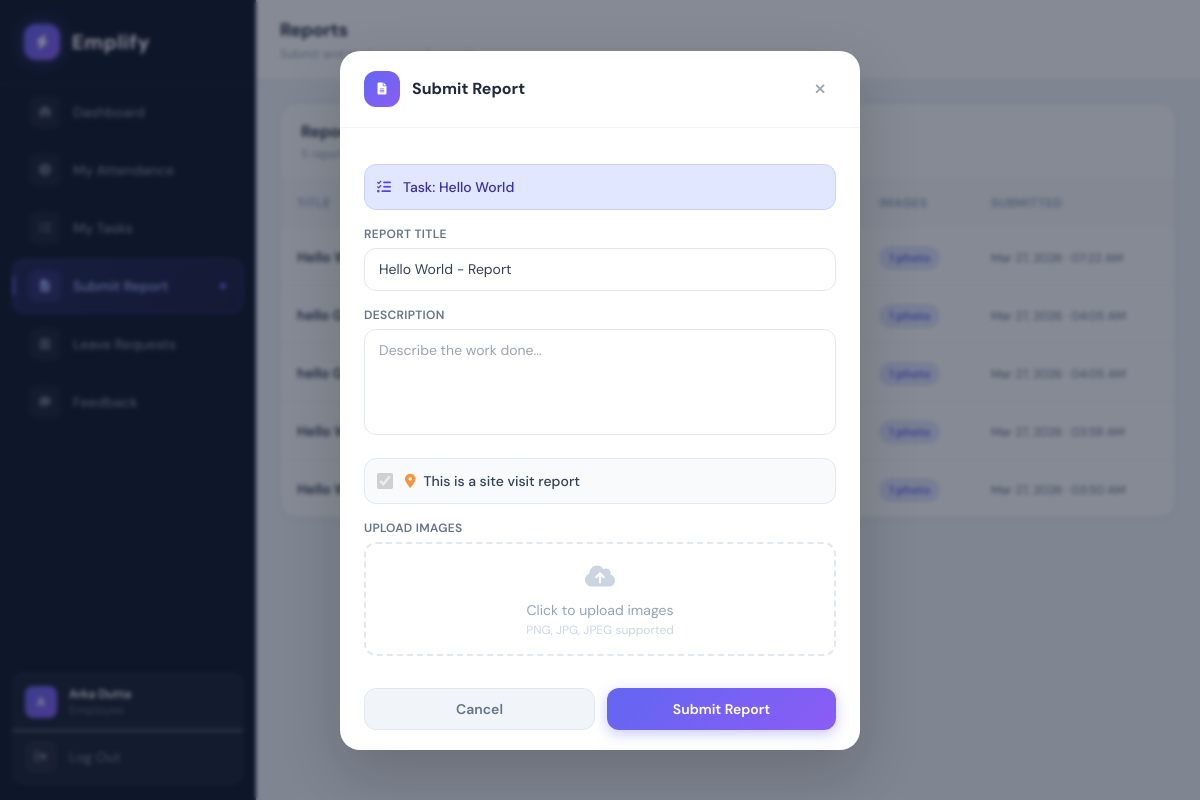
Page /employee/submit_report.php?task_id=27 (signed in) on the committed database.
### tables this page shows
CREATE TABLE `reports` (
  `report_id` int(11) NOT NULL,
  `emp_id` int(11) NOT NULL,
  `title` varchar(255) NOT NULL,
  `description` text NOT NULL,
  `is_site_visit` tinyint(1) DEFAULT 0,
  `created_at` timestamp NOT NULL DEFAULT current_timestamp(),
  `task_id` int(11) DEFAULT NULL
);

CREATE TABLE `task_assigned` (
  `task_id` int(11) NOT NULL,
  `emp_id` int(11) NOT NULL,
  `title` varchar(70) NOT NULL,
  `description` text DEFAULT NULL,
  `assign_date` date NOT NULL,
  `due_date` date DEFAULT NULL,
  `status` enum('Assigned','In Progress','Completed','Pending Review') DEFAULT 'Assigned',
  `report` text DEFAULT NULL,
  `file_upload` varchar(255) DEFAULT NULL,
  `report_submitted_on` datetime DEFAULT NULL,
  `is_site_visit` tinyint(1) DEFAULT 0,
  `location` varchar(255) DEFAULT NULL,
  `feedback` varchar(50) NOT NULL
);

### employee/submit_report.php (the view, shortened to what this page needs)
<?php
require_once("../config/db.php");
$emp_id     = $_SESSION['emp_id'];
$task = null;
if (isset($_GET['task_id'])) {
    $task_id = $conn->real_escape_string($_GET['task_id']);
    $stmt    = $conn->prepare("SELECT * FROM task_assigned WHERE task_id = ? AND emp_id = ?");
    $stmt->bind_param('ii', $task_id, $emp_id);
    $stmt->execute();
    $task = $stmt->get_result()->fetch_assoc();
}
$stmt = $conn->prepare("SELECT r.*, COUNT(ri.image_id) as image_count FROM reports r LEFT JOIN report_images ri ON r.report_id = ri.report_id WHERE r.emp_id = ? GROUP BY r.report_id ORDER BY r.created_at DESC");
$stmt->bind_param('i', $emp_id);
$stmt->execute();
$reports = $stmt->get_result()->fetch_all(MYSQLI_ASSOC);
$total = count($reports);
?>
<!DOCTYPE html>
<html lang="en">
<head>
    <script src="https://cdn.tailwindcss.com"></script>
    <link rel="stylesheet" href="https://cdnjs.cloudflare.com/ajax/libs/font-awesome/6.0.0/css/all.min.css">
</head>
<body>
<?php include 'employee_sidebar.php'; ?>
<div class="main-area">
    <div class="flex items-center justify-between px-6 py-4 bg-white" style="border-bottom:1px solid #f1f5f9; min-height:64px;">
        <div>
            <h1 class="text-lg font-bold text-slate-800" style="letter-spacing:-0.2px;">Reports</h1>
            <p class="text-xs text-slate-400 mt-0.5">Submit and track your work reports</p>
        </div>
    </div>
    <div class="flex-1 overflow-y-auto p-6 space-y-5">
        <div class="bg-white rounded-2xl overflow-hidden" style="border:1px solid #e2e8f0;box-shadow:0 2px 12px rgba(0,0,0,.04);">
            <div class="flex items-center justify-between px-5 py-4" style="border-bottom:1px solid #f1f5f9;">
                <div>
                    <h2 class="text-base font-semibold text-slate-800">Report History</h2>
                    <p class="text-xs text-slate-400 mt-0.5"><?php echo $total; ?> report<?php echo $total !== 1 ? 's' : ''; ?> submitted</p>
                </div>
            </div>
            <?php if (empty($reports)): ?>
            <div class="flex flex-col items-center justify-center py-20">
                <div class="w-14 h-14 rounded-2xl flex items-center justify-center mb-3" style="background:#f1f5f9;">
                    <i class="fas fa-file-alt text-slate-300 text-xl"></i>
                </div>
                <p class="text-slate-400 font-medium">No reports yet</p>
                <p class="text-slate-300 text-sm mt-1">Click "Submit Report" to add your first one</p>
            </div>
            <?php else: ?>
            <div class="overflow-x-auto">
                <table class="min-w-full">
                    <thead>
                        <tr style="background:#f8fafc;border-bottom:1px solid #f1f5f9;">
                            <th class="p-4 text-left text-xs font-semibold uppercase tracking-wider text-slate-400">Title</th>
                            <th class="p-4 text-left text-xs font-semibold uppercase tracking-wider text-slate-400">Description</th>
                            <th class="p-4 text-left text-xs font-semibold uppercase tracking-wider text-slate-400">Type</th>
                            <th class="p-4 text-left text-xs font-semibold uppercase tracking-wider text-slate-400">Images</th>
                            <th class="p-4 text-left text-xs font-semibold uppercase tracking-wider text-slate-400">Submitted</th>
                        </tr>
                    </thead>
                    <tbody>
                        <?php foreach ($reports as $row): ?>
                        <tr class="table-row">
                            <td class="p-4">
                                <span class="text-sm font-semibold text-slate-700"><?php echo htmlspecialchars($row['title']); ?></span>
                            </td>
                            <td class="p-4" style="max-width:200px;">
                                <p class="text-sm text-slate-500 truncate"><?php echo htmlspecialchars($row['description']); ?></p>
                            </td>
                            <td class="p-4">
                                <?php if ($row['is_site_visit']): ?>
                                <span class="inline-flex items-center gap-1 text-xs font-semibold px-2.5 py-1 rounded-full" style="background:#ffedd5;color:#c2410c;">
                                    <i class="fas fa-map-marker-alt text-xs"></i> Site Visit
                                </span>
                                <?php else: ?>
                                <span class="inline-flex items-center gap-1 text-xs font-semibold px-2.5 py-1 rounded-full" style="background:#f1f5f9;color:#64748b;">
                                </span>
                                <?php endif; ?>
                            </td>
                            <td class="p-4">
                                <span class="text-xs font-semibold px-2.5 py-1 rounded-full" style="background:#e0e7ff;color:#6366f1;">
                                    <?php echo $row['image_count']; ?> photo<?php echo $row['image_count'] != 1 ? 's' : ''; ?>
                                </span>
                            </td>
                            <td class="p-4">
                                <span class="text-xs text-slate-500"><?php echo date('M d, Y · h:i A', strtotime($row['created_at'])); ?></span>
                            </td>
                        </tr>
                        <?php endforeach; ?>
                    </tbody>
                </table>
            </div>
            <?php endif; ?>
        </div>
    </div>
</div>
<div id="reportModal" class="modal-overlay" onclick="handleOverlay(event,'reportModal')">
    <div class="modal-box">
        <div class="flex items-center justify-between px-6 py-5" style="border-bottom:1px solid #f1f5f9;">
            <div class="flex items-center gap-3">
                <div class="w-9 h-9 rounded-xl flex items-center justify-center" style="background:linear-gradient(135deg,#6366f1,#8b5cf6);">
                    <i class="fas fa-file-alt text-white text-xs"></i>
                </div>
                <h2 class="font-bold text-slate-800">Submit Report</h2>
            </div>
            <button onclick="closeModal('reportModal')" class="w-8 h-8 rounded-lg flex items-center justify-center text-slate-400 hover:bg-slate-100 transition-colors">
                <i class="fas fa-times text-sm"></i>
            </button>
        </div>
        <form method="POST" action="submit_report.php" enctype="multipart/form-data" class="px-6 py-5 space-y-4" id="reportForm">
            <?php if ($task): ?>
            <div class="flex items-center gap-3 p-3 rounded-xl" style="background:#e0e7ff;border:1px solid #c7d2fe;">
                <i class="fas fa-tasks text-indigo-600 text-sm"></i>
                <p class="text-sm font-medium text-indigo-800">Task: <?php echo htmlspecialchars($task['title']); ?></p>
            </div>
            <?php endif; ?>
            <div>
                <label class="block text-xs font-semibold text-slate-500 uppercase tracking-wide mb-1.5">Report Title</label>
                <input type="text" name="title" class="form-input" required
                       value="<?php echo $task ? htmlspecialchars($task['title']) . ' - Report' : ''; ?>"
                       placeholder="Enter report title...">
            </div>
            <div>
                <label class="block text-xs font-semibold text-slate-500 uppercase tracking-wide mb-1.5">Description</label>
                <textarea name="description" rows="4" class="form-input" style="resize:none;" required placeholder="Describe the work done..."></textarea>
            </div>
            <div class="flex items-center gap-3 p-3 rounded-xl" style="background:#f8fafc;border:1px solid #e2e8f0;">
                <input type="checkbox" name="is_site_visit" id="is_site_visit"
                       class="w-4 h-4 cursor-pointer" style="accent-color:#6366f1;"
                       onchange="toggleSiteVisit()"
                       <?php echo $task && $task['is_site_visit'] ? 'checked disabled' : ''; ?>>
                <label for="is_site_visit" class="text-sm font-medium text-slate-700 cursor-pointer flex items-center gap-2">
                    <i class="fas fa-map-marker-alt text-orange-400"></i> This is a site visit report
                </label>
            </div>
            <div>
                <label class="block text-xs font-semibold text-slate-500 uppercase tracking-wide mb-1.5">
                    Upload Images <span id="img_required" class="text-red-400 hidden">*required for site visit</span>
                </label>
                <div class="border-2 border-dashed rounded-xl p-4 text-center cursor-pointer transition-all"
                     style="border-color:#e2e8f0;"
                     onclick="document.getElementById('images').click()"
                     onmouseover="this.style.borderColor='#6366f1';this.style.background='#f8faff'"
                     onmouseout="this.style.borderColor='#e2e8f0';this.style.background=''">
                    <i class="fas fa-cloud-upload-alt text-slate-300 text-2xl mb-2"></i>
                    <p class="text-sm text-slate-400">Click to upload images</p>
                    <p class="text-xs text-slate-300 mt-0.5">PNG, JPG, JPEG supported</p>
                </div>
            </div>
            <div class="flex gap-3 pt-1">
                <button type="button" onclick="closeModal('reportModal')"
                        class="flex-1 py-2.5 rounded-xl text-sm font-semibold text-slate-500"
                        style="background:#f1f5f9;border:1px solid #e2e8f0;"
                        onmouseover="this.style.background='#e2e8f0'" onmouseout="this.style.background='#f1f5f9'">Cancel</button>
                <button type="submit"
                        class="flex-1 py-2.5 rounded-xl text-sm font-semibold text-white"
                        style="background:linear-gradient(135deg,#6366f1,#8b5cf6);box-shadow:0 4px 14px rgba(99,102,241,.35);">Submit Report</button>
            </div>
        </form>
    </div>
</div>
</body>
</html>

### employee/submit_report.php (style rules this page uses)
* { font-family: 'DM Sans', sans-serif; }
body { background: #f1f5f9; height: 100vh; overflow: hidden; }
.main-area { display: flex; flex-direction: column; height: 100vh; overflow: hidden; margin-left: 0; }
@media (min-width: 1024px) { .main-area { margin-left: 256px; } }
.table-row { border-bottom:1px solid #f1f5f9; transition:background .15s; }
.table-row:last-child { border-bottom:none; }
.modal-overlay { display:none; position:fixed; inset:0; z-index:100; background:rgba(15,23,42,0.5); backdrop-filter:blur(2px); align-items:center; justify-content:center; }
.modal-overlay.open { display:flex; }
.modal-box { background:#fff; border-radius:20px; width:100%; max-width:520px; margin:16px; box-shadow:0 24px 60px rgba(0,0,0,0.18); animation:modalIn .2s ease; max-height:90vh; overflow-y:auto; }
.form-input { width:100%; padding:10px 14px; border:1px solid #e2e8f0; border-radius:12px; font-size:14px; color:#334155; outline:none; transition:border-color .2s,box-shadow .2s; font-family:'DM Sans',sans-serif; }

### rows in the picture
reports: title "Hello…", created_at "Mar 27, 2026 · 07:22 AM"
reports: title "hello…", created_at "Mar 27, 2026 · 04:05 AM"
reports: title "hello…", created_at "Mar 27, 2026 · 04:05 AM"
reports: title "Hello…", created_at "Mar 27, 2026 · 03:59 AM"
reports: title "Hello…", created_at "Mar 27, 2026 · 03:50 AM"
task_assigned: title "Hello World", title "Hello World - Report", is_site_visit "☑"

### other values in the picture
$item['label'] "Dashboard"
$item['label'] "My Attendance"
$item['label'] "My Tasks"
$item['label'] "Submit Report"
$item['label'] "Leave Requests"
$item['label'] "Feedback"
substr($_SESSION['name'], 0, 1) "A"
$_SESSION['name'] "Arka Dutta"
